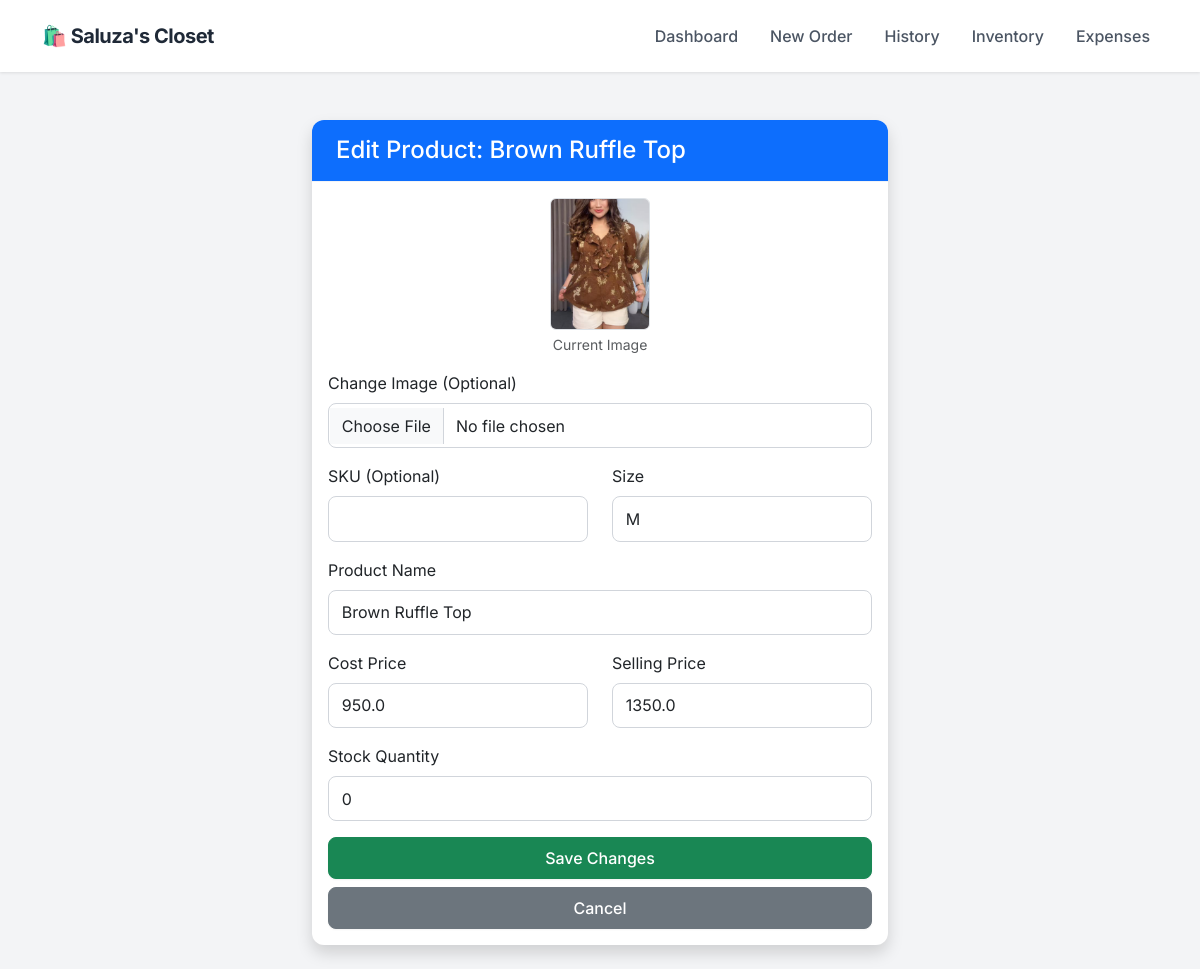
Page /edit_product/70 on the earlier database version.
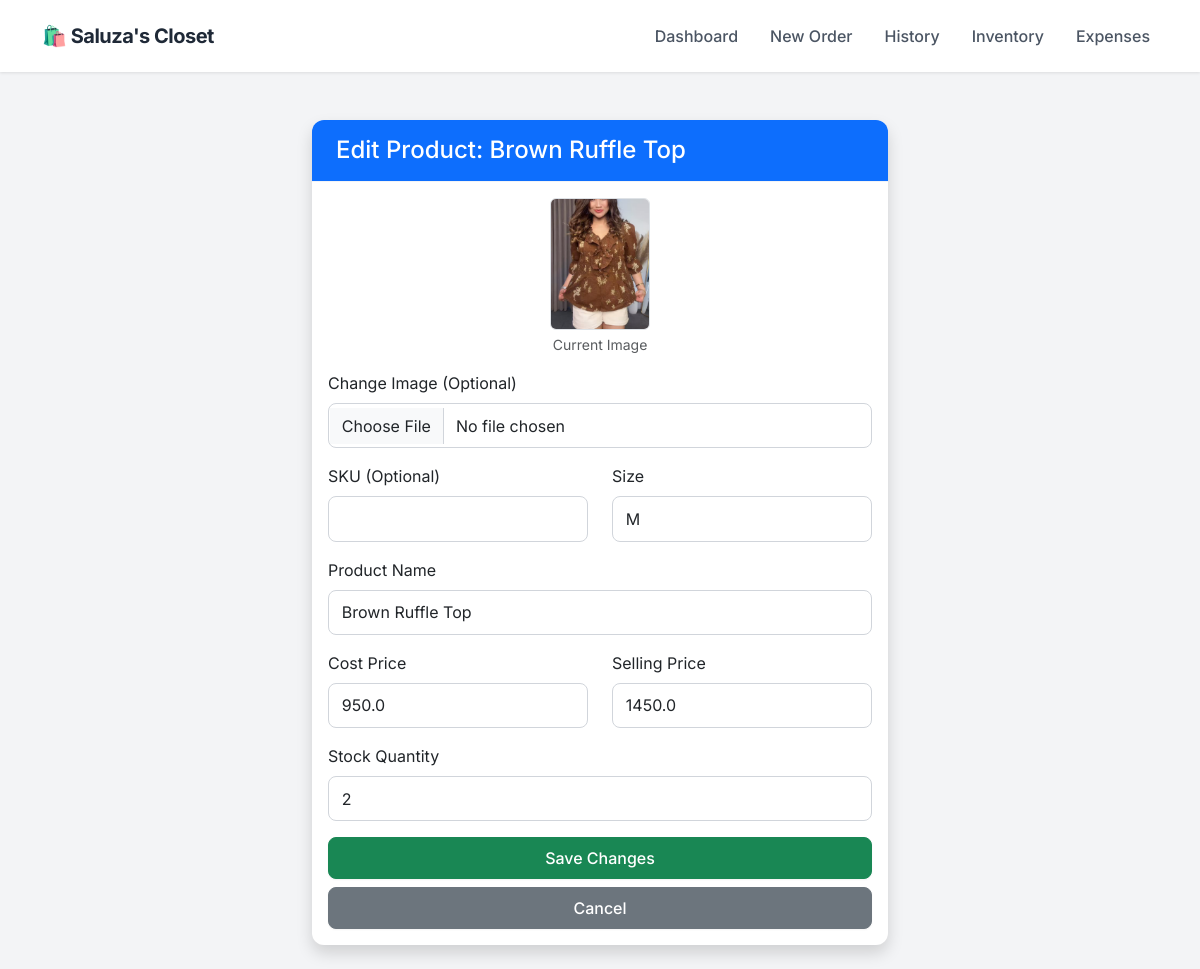
Same page on the later database version.
### app.py (models this page shows)
class Product(db.Model):
    id = db.Column(db.Integer, primary_key=True)
    sku = db.Column(db.String(50), unique=True, nullable=True)
    name = db.Column(db.String(100), nullable=False)
    size = db.Column(db.String(10), nullable=False)
    cost_price = db.Column(db.Float, default=0.0)
    price = db.Column(db.Float, nullable=False)
    stock = db.Column(db.Integer, default=0)
    image = db.Column(db.String(100), nullable=True)

### app.py (the view, shortened to what this page needs)
@app.route('/edit_product/<int:id>', methods=['GET', 'POST'])
def edit_product(id):
    product = Product.query.get_or_404(id)
    return render_template('edit_product.html', p=product)

### templates/edit_product.html
{% extends "layout.html" %}
{% block content %}
<div class="container mt-4" style="max-width: 600px;">
    <div class="card shadow">
        <div class="card-header bg-primary text-white">
            <h4 class="mb-0">Edit Product: {{ p.name }}</h4>
        </div>
        <div class="card-body">
            <form method="POST" enctype="multipart/form-data">
                <div class="text-center mb-3">
                    {% if p.image %}
                    <img src="{{ url_for('static', filename='uploads/' + p.image) }}" width="100" class="rounded border">
                    <p class="small text-muted mt-1">Current Image</p>
                    {% endif %}
                </div>
                <div class="mb-3">
                    <label class="form-label">Change Image (Optional)</label>
                    <input type="file" name="image" class="form-control">
                </div>
                <div class="row mb-3">
                    <div class="col">
                        <label class="form-label">SKU (Optional)</label>
                        <input type="text" name="sku" class="form-control" value="{{ p.sku if p.sku else '' }}">
                    </div>
                    <div class="col">
                        <label class="form-label">Size</label>
                        <input type="text" name="size" class="form-control" value="{{ p.size }}" required>
                    </div>
                </div>
                <div class="mb-3">
                    <label class="form-label">Product Name</label>
                    <input type="text" name="name" class="form-control" value="{{ p.name }}" required>
                </div>
                <div class="row mb-3">
                    <div class="col">
                        <label class="form-label">Cost Price</label>
                        <input type="number" name="cost_price" class="form-control" step="0.01" value="{{ p.cost_price }}" required>
                    </div>
                    <div class="col">
                        <label class="form-label">Selling Price</label>
                        <input type="number" name="price" class="form-control" step="0.01" value="{{ p.price }}" required>
                    </div>
                </div>
                <div class="mb-3">
                    <label class="form-label">Stock Quantity</label>
                    <input type="number" name="stock" class="form-control" value="{{ p.stock }}" required>
                </div>
                <div class="d-grid gap-2">
                    <button type="submit" class="btn btn-success">Save Changes</button>
                    <a href="/inventory" class="btn btn-secondary">Cancel</a>
                </div>
            </form>
        </div>
    </div>
</div>
{% endblock %}

Differences in the rows shown:
changed Product "Brown Ruffle Top": price "1350.0" → "1450.0"; stock "0" → "2"
